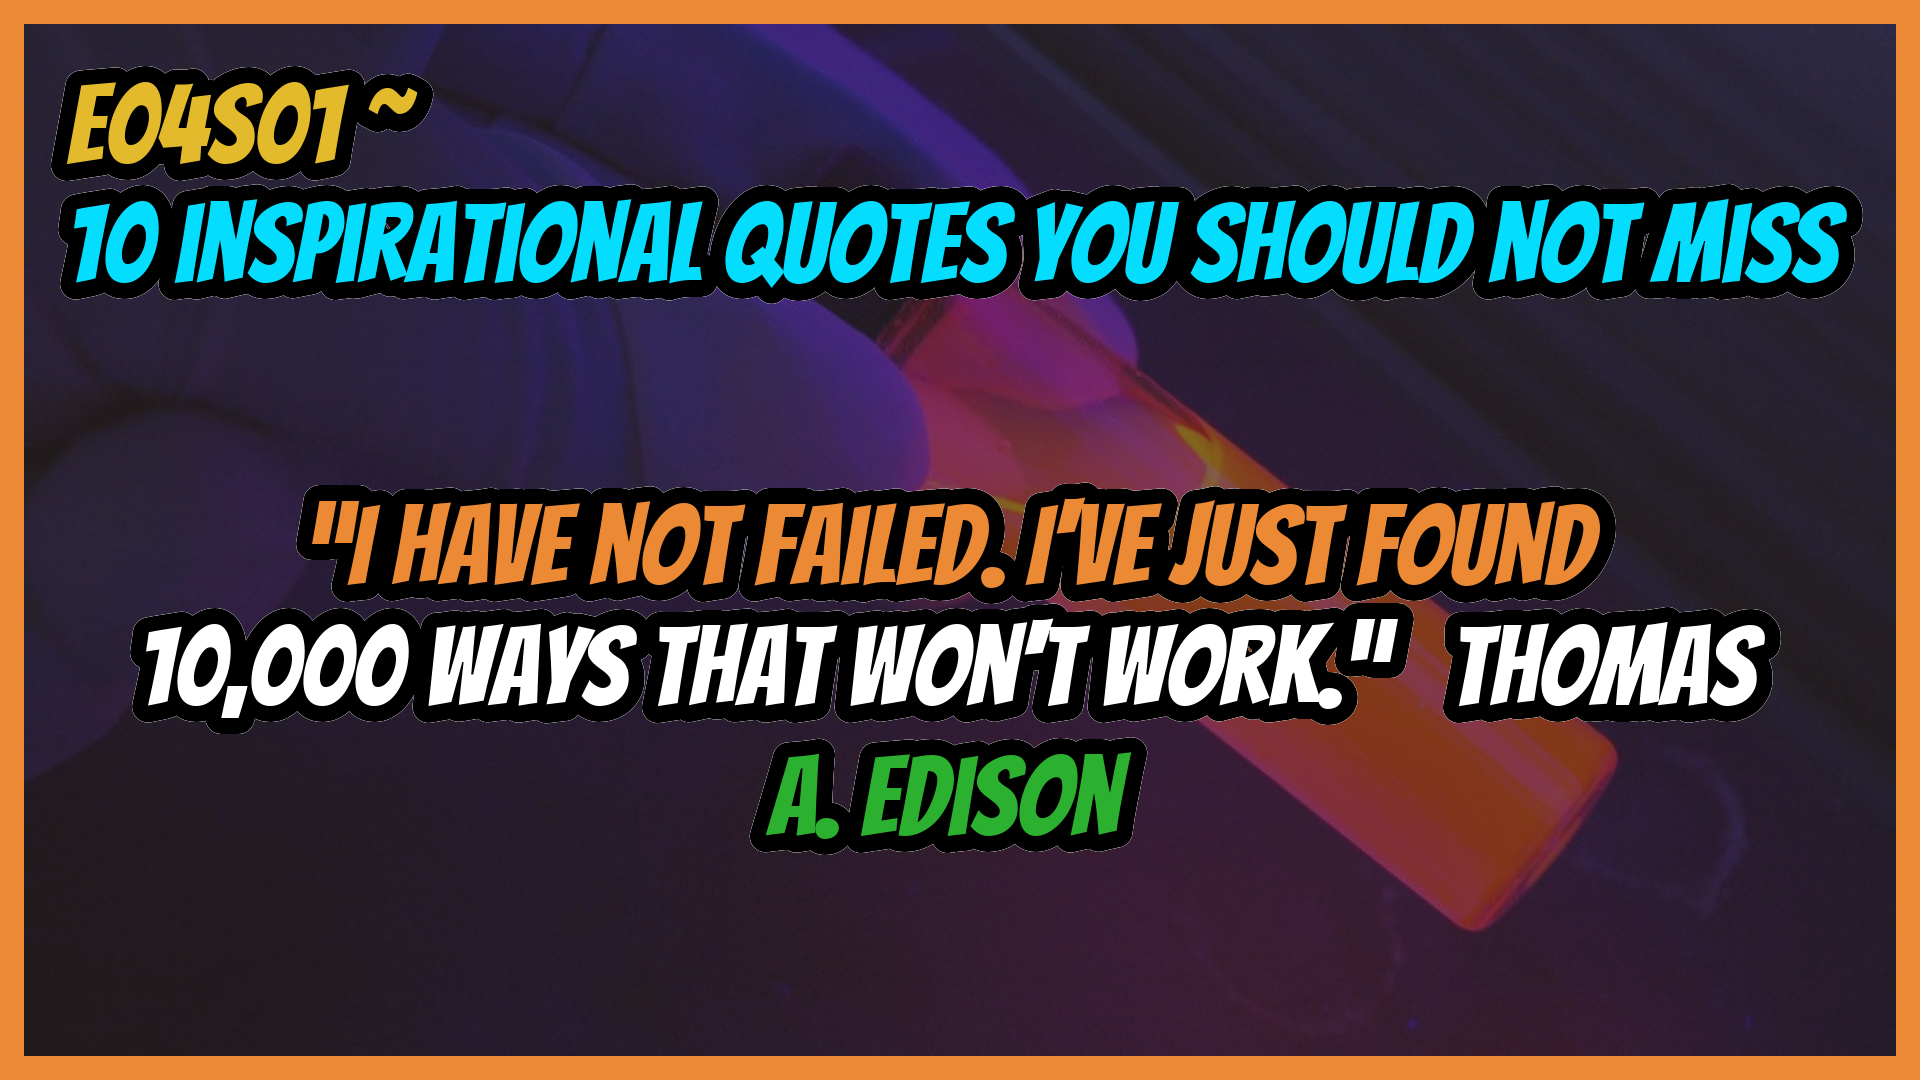

Python code for this plot:
from PIL import Image, ImageDraw, ImageFont, ImageFilter, ImageChops , ImageOps
import textwrap
import os
import httplib2
from urllib.parse import urlencode, quote # For URL creation
from gtts import gTTS, lang 

background = Image.open('thumbnailtemplates/bitmap.png')
episod = 'e04s01 ~ '
remark = '10 inspirational quotes you should not miss'
im = Image.open('thumbnail/20210731_105603.png')
draw = ImageDraw.Draw(im)
font = ImageFont.truetype(
    'Bangers-Regular.ttf', 110)

MAX_W , MAX_H = 1872 , 1032
w,h = draw.textsize(remark , font=font)

font_colors = [(5, 221, 255),(226, 186, 44),(5, 221, 255)]
draw.text((50, 50), episod, font=font  , fill =font_colors[1] ,  stroke_width=16 , stroke_fill="black")

draw.text((50, 170), remark, font=font  , fill =font_colors[0] ,  stroke_width=16 , stroke_fill="black")
background.paste(im , (0,0),mask=im)
background.save(f'thumbnail.png')